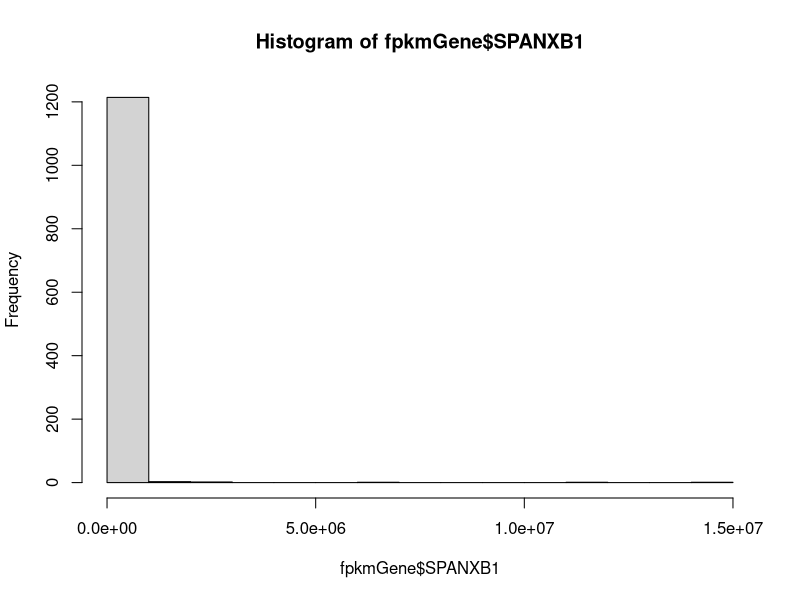

Generate this figure with R: (Note: this script raises an error after producing the figure.)
# analyzing expression data from TCGA 

# load packages
library(dplyr)
library(ggplot2)

# read in saved data
fpkmGene <- read.table("targetGeneBca.csv")
# force race to factor
fpkmGene$race <- as.factor(fpkmGene$race)

# see all metadata
colnames(fpkmGene)

## visualizing data distribution for variables of interest
# not variable or not reported: classification_of_tumor, last_known_disease_status, tumor_grade, progression_or_recurrence, disease_type
hist(fpkmGene$SPANXB1)
plot(fpkmGene$shortLetterCode) # same (abbreviations): plot(fpkmGene$definition)
table(fpkmGene$shortLetterCode)
# NT= normal tissue, PT= primary tumor, MT= metastatic 
table(fpkmGene$tumor_stage) # same: table(fpkmGene$subtype_Converted.Stage)
table(fpkmGene$subtype_AJCC.Stage)
table(fpkmGene$vital_status) #table(fpkmGene$subtype_Vital.Status) has missing data
table(fpkmGene$morphology)
table(fpkmGene$subtype_Metastasis) # same: table(fpkmGene$subtype_Metastasis.Coded)

# triple negative indicators
table(fpkmGene$subtype_ER.Status)
table(fpkmGene$subtype_PR.Status)
table(fpkmGene$subtype_HER2.Final.Status)

## Q1 Compare spanxb1 expression between normal and BC patients
normVcancer <- filter(fpkmGene, shortLetterCode != "TM") # remove metastasis
# unpaired, all data
t.test(SPANXB1 ~ shortLetterCode, data = normVcancer) # p=0.008919
SB1 <- normVcancer %>%
  filter(SPANXB1 > 0) # 541 samples with SPANXB1 expression
table(normVcancer$shortLetterCode) # 113 normal, 1102 tumor
ggplot(normVcancer, aes(shortLetterCode, SPANXB1)) + 
  geom_boxplot() +
  ylab("SPANXB1 expression") +
  xlab("tissue type (unpaired)") +
  scale_x_discrete(labels=c("NT" = "normal", "TP" = "tumor")) +
  geom_boxplot() +
  theme_bw() + 
  theme(axis.text=element_text(size=12), axis.title = element_text(size=12))
ggsave("figures/SPANXB1unpaired.jpg")
# paired
# create paired sample dataset
normID <- normVcancer %>% # list normal samples
  filter(shortLetterCode == "NT") %>%
  select(bcr_patient_barcode)
normVcancerPaired <- normVcancer %>%
  filter(bcr_patient_barcode %in%
           normID$bcr_patient_barcode)
# find patients with more than 1 tumor sample to pair
normVcancerPaired %>% 
  group_by(patient) %>%
  tally() %>%
  filter(n > 2)
# find patients with more than 1 sample of any type
normVcancerPaired %>%
  group_by(patient) %>%
  tally() %>%
  filter(n == 1)
# only one sample: TCGA-BH-A0BS (coded NT/normal, but also stage iiia?)
filter(normVcancerPaired, patient == "TCGA-BH-A0BS")
grep("TCGA-BH-A0BS", normVcancerPaired$patient) # remove 145 
# three or four samples: TCGA-A7-A0DB, TCGA-A7-A0DC, TCGA-A7-A13E
filter(normVcancerPaired, patient == "TCGA-A7-A0DB")
grep("TCGA-A7-A0DB", normVcancerPaired$patient) # remove 123 and 201 (extra tumor)
filter(normVcancerPaired, patient == "TCGA-A7-A0DC")
grep("TCGA-A7-A0DC", normVcancerPaired$patient) # remove 60 (tumor missing metadata)
filter(normVcancerPaired, patient == "TCGA-A7-A13E")
grep("TCGA-A7-A13E", normVcancerPaired$patient) # remove 213 and 220 (extra tumor)
# remove extra samples
normVcancerPaired <- normVcancerPaired[-c(145, 123, 201, 60, 213, 220),]
# summarize sample counts
table(normVcancerPaired$shortLetterCode) # 112 NT, 112 TP
# perform t test
t.test(SPANXB1 ~ shortLetterCode, data = normVcancerPaired, paired=TRUE) # p=0.0007278
t.test(SPANXB1 ~ shortLetterCode, data = normVcancerPaired) # 0.0006777
ggplot(normVcancerPaired, aes(shortLetterCode, SPANXB1)) + 
  ylab("SPANXB1 expression") +
  xlab("tissue type (paired samples)") +
  scale_x_discrete(labels=c("NT" = "normal", "TP" = "tumor")) +
  geom_boxplot() +
  theme_bw() +
  theme(axis.text=element_text(size=12), axis.title = element_text(size=12))
ggsave("figures/SPANXB1paired.jpg")

## Q2 Compare spanxb1 expression between metastatic vs. non metastatic BC patients
normVmeta <- fpkmGene %>%
  filter(shortLetterCode != "NT")
table(normVmeta$shortLetterCode) # 7 TM 1102 TP
# perform t test
t.test(SPANXB1 ~ definition, data = normVmeta) # 0.01223
ggplot(normVmeta, aes(definition, SPANXB1)) + 
  ylab("SPANXB1 expression") +
  xlab("tissue type") +
  #scale_x_discrete(labels=c("TM" = "metastatic", "TP" = "primary tumor")) +
  geom_boxplot() +
  theme_bw() +
  theme(axis.text=element_text(size=12), axis.title = element_text(size=12))
ggsave("figures/SPANXB1unpairedMetastasis.jpg")

## Q3 Compare spanxb1 expression with clinical stages of BC patients

## Q4 Compare spanxb1 expression between ER/PR/HER2 positive vs. ER/PR/HER2 negative (a.k.a.TNBC) patients
# extract triple negative
TNBC <- fpkmGene %>% 
  filter(subtype_ER.Status == "Negative" & subtype_PR.Status == "Negative" & subtype_HER2.Final.Status == "Negative")
# extract normal
norm <- fpkmGene %>%
  filter(shortLetterCode == "NT")
# combine triple negative and normal
TNBCnorm <- rbind(TNBC, norm) # 113 normal, 118 TNBC
t.test(SPANXB1 ~ shortLetterCode, data=TNBCnorm) # 0.003443
ggplot(TNBCnorm, aes(shortLetterCode, SPANXB1)) + 
  ylab("SPANXB1 expression") +
  xlab("tissue type") +
  scale_x_discrete(labels=c("NT" = "normal", "TP" = "TNBC")) +
  geom_boxplot() +
  theme_bw()+
  theme(axis.text=element_text(size=12), axis.title = element_text(size=12))
ggsave("figures/SPANXB1TNBC.jpg")

## Q5 Compare spanxb1 expression between metastatic vs. non metastatic TNBC patients

## Q6 Compare spanxb1 expression with survival outcome of TNBC patients
# is gene expression higher in deceased individuals?
vital <- fpkmGene %>%
  filter(shortLetterCode == "TP") %>%
  filter(!is.na(vital_status))
table(vital$vital_status) # 947 alive, 154 dead 
# SPANXB1 and vital status
t.test(SPANXB1 ~ vital_status, data=vital) # p=0.2003
ggplot(vital, aes(vital_status, SPANXB1)) + 
  ylab("SPANXB1 expression") +
  xlab("vital status") +
  geom_boxplot() +
  theme_bw()+
  theme(axis.text=element_text(size=12), axis.title = element_text(size=12))
ggsave("figures/SPANXB1vital.jpg")

## Q7 Compare spanxb1 expression with survival outcome of ER/PR/HER2 positive patients alone and in combination

## Q8 Compare RAC1/SPANXB1 expression together in normal vs. TNBC

## Q9 Compare RAC1/SPANXB1 expression in metastatic vs. not met TNBC

## Q10 Compare RAC1/SPANXB1 expression with survival of TNBC
